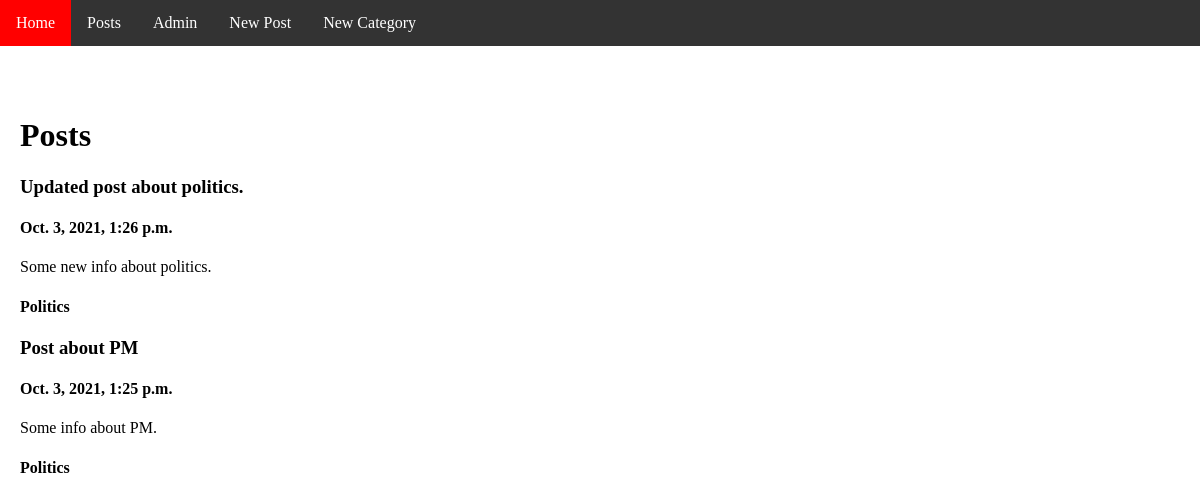
The app's page /posts/, older data.
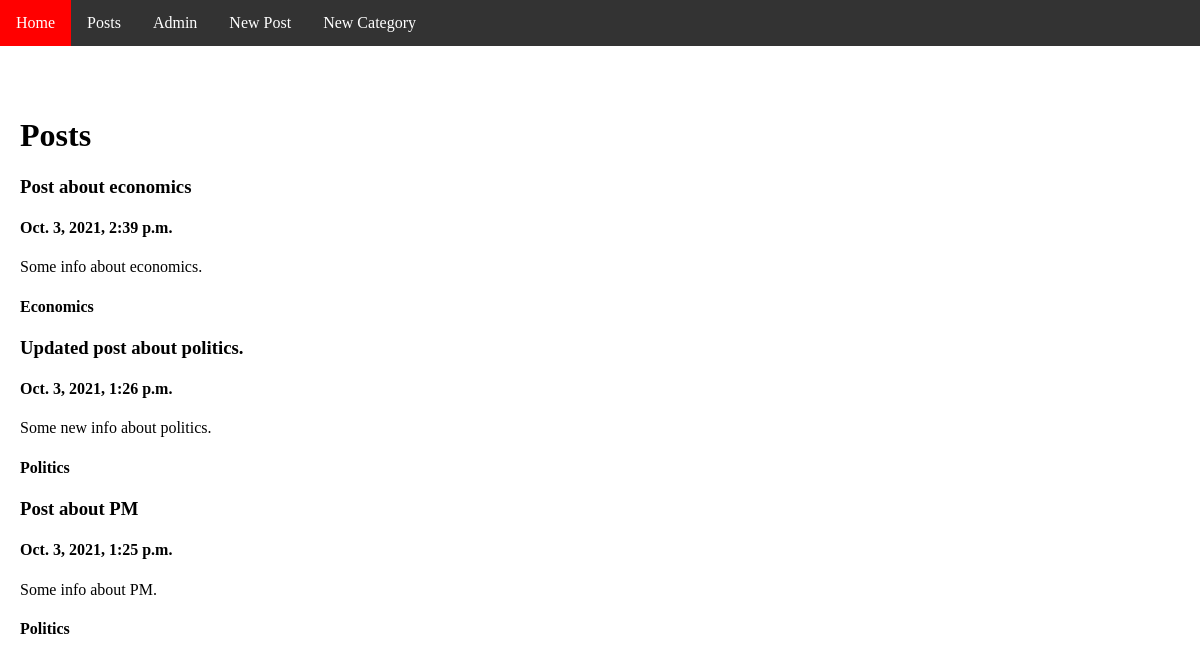
The same page, newer data.
### blog/models.py (models this page shows, shortened)
class Post(models.Model):
    title = models.CharField(max_length=50, verbose_name='Title')
    date = models.DateTimeField(auto_now=True, verbose_name='Date')
    text = models.TextField(max_length=200, verbose_name='Text Field')
    category = models.ForeignKey('Category', null=False, on_delete=models.CASCADE)
    class Meta:
        verbose_name = 'Post'
        verbose_name_plural = 'Posts'
        ordering = ['-date']

class Category(models.Model):
    name = models.CharField(max_length=20, db_index=True, verbose_name='Name')
    class Meta:
        verbose_name = 'Category'
        verbose_name_plural = 'Categories'
    def __str__(self):
        return self.name

### blog/views.py (the view)
# urls.py: path('posts/', posts_page_view, name='posts'),
def posts_page_view(request):
    context = {
        'posts': Post.objects.all(),
        'categories': Category.objects.all()
    }
    return render(request, 'blog/posts_page.html', context)

### blog/templates/blog/posts_page.html
{% extends "layout/basic_page.html" %}
{% block title %}Posts{% endblock %}
{% block content %}
    {% for post in posts %}
        <h3>{{ post.title }}</h3>
        <h4>{{ post.date }}</h4>
        <p>{{ post.text }}</p>
        <h4>{{ post.category }}</h4>
    {% endfor %}
{% endblock %}

Row changes from the older to the newer data that the page shows:
added Post: title "Post about economics", date "Oct. 3, 2021, 2:39 p.m.", text "Some info about economics.", category "Economics"
